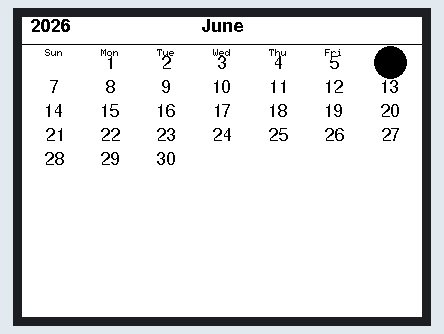
A sketch run on a simulated Arduino Uno, built for the host (arithmetic inside an expression is 32-bit, double 64-bit). On the bench: 400×300 colour display. What the sketch prints to the serial monitor is not drawn.

Above: at 15.1 s.

The sketch:

GxEPD2_Calendar.ino
```cpp
#define ENABLE_GxEPD2_GFX 0
#include <GxEPD2_BW.h>
#include <GxEPD2_3C.h>
#include <GxEPD2_4C.h>
#include <GxEPD2_7C.h>
 #include "monthly_calendar.h"
void setup() {
  Serial.begin(115200);
  Serial.println("setup");
  gfx.init(115200, true, 2, false); // USE THIS for Waveshare boards with "clever" reset circuit, 2ms reset pulse\
  delay(2000);
  showCalendar();
  Serial.println("setup done");
  gfx.end();
}

void loop() {
}
```

monthly_calendar.h
```cpp
//https://github.com/adafruit/Adafruit_Learning_System_Guides/tree/main/Airlift_ePaper_Calendar
#include "RTClib.h"
#define ENABLE_GxEPD2_GFX 0
#include <GxEPD2_BW.h>
#include <GxEPD2_3C.h>
#include <GxEPD2_4C.h>
#include <GxEPD2_7C.h>
// #include <WiFiNINA.h>
#include <Fonts/FreeSans9pt7b.h>
#include <Fonts/FreeSansBold9pt7b.h>
#include <Fonts/FreeSansBold12pt7b.h>
#include <Fonts/FreeSerifBold12pt7b.h>
#define BUSY_Pin 0
#define RST_Pin 3
#define DC_Pin 2
#define CS_Pin 1
// Define SPI pins
#define SPI_MISO -1
#define SPI_MOSI 6
#define SPI_SCK 4
#define SPI_CS -1
// can use only half buffer size
GxEPD2_3C<GxEPD2_420c, GxEPD2_420c::HEIGHT / 2> gfx(GxEPD2_420c(/*CS=15*/ CS_Pin, /*DC=4*/ DC_Pin, /*RST=2*/ RST_Pin, /*BUSY=5*/ BUSY_Pin));  // GDEW042Z15 400x300, UC8176 (IL0398)
//GxEPD2_3C<GxEPD2_420c_Z21, GxEPD2_420c_Z21::HEIGHT / 2> display(GxEPD2_420c_Z21(/*CS=15*/ SS, /*DC=4*/ 4, /*RST=2*/ 2, /*BUSY=5*/ 5)); // GDEQ042Z21 400x300, UC8276
//GxEPD2_3C<GxEPD2_420c_GDEY042Z98, GxEPD2_420c_GDEY042Z98::HEIGHT> display(GxEPD2_420c_GDEY042Z98(/*CS=15*/ SS, /*DC=4*/ 4, /*RST=2*/ 2, /*BUSY=5*/ 5)); // GDEY042Z98 400x300, SSD1683 (no inking)
enum dayhighlight { RedCircle,
                    BlackCircle,
                    Bold,
                    None };
// pick one of these options for displaying the current day in the current month
// const char *wifi_ssid = "iPG";
// const char *wifi_password = "0888484822";
// const char *aio_username = "AIO_USERNAME";
// const char *aio_key = "AIO_KEY";
// // WiFiSSLClient client;
dayhighlight currentday = RedCircle;
//dayhighlight currentday = BlackCircle;
//dayhighlight currentday = Bold;
//dayhighlight currentday = None;
struct tm *today;
struct tm *pickdate = new struct tm;
bool isLeapYear(int year) {
  if (((year % 4 == 0) && (year % 100 != 0)) || (year % 400 == 0))
    return true;
  return false;
}

int getDaysInMonth(int month, int year) {
  int daysInMonth[12] = { 31, 28, 31, 30, 31, 30, 31, 31, 30, 31, 30, 31 };
  if (month != 2)
    return daysInMonth[(month - 1) % 12];
  if (isLeapYear(year))
    return 29;
  return 28;
}

int getDayOfWeek(int year, int month, int day) {
  uint16_t months[] = {
    0, 31, 59, 90, 120, 151, 181, 212, 243, 273, 304, 334, 365
  };  // days until 1st of month

  uint32_t days = year * 365;  // days until year
  for (uint16_t i = 4; i < year; i += 4)
    if (isLeapYear(i)) days++;  // adjust leap years, test only multiple of 4 of course

  days += months[month - 1] + day;              // add the days of this year
  if ((month > 2) && isLeapYear(year)) days++;  // adjust 1 if this year is a leap year, but only after febr

  // make Sunday 0
  days--;
  if (days < 0)
    days += 7;
  return days % 7;  // remove all multiples of 7
}

void drawCalendar(struct tm *today, struct tm *pickdate) {
  char *dows[7] = { "Sunday", "Monday", "Tuesday", "Wednesday", "Thursday", "Friday", "Saturday" };
  char *months[12] = { "January", "February", "March", "April", "May", "June", "July", "August", "September", "October", "November", "December" };

  pickdate->tm_wday = getDayOfWeek(pickdate->tm_year, pickdate->tm_mon, pickdate->tm_mday);

  Serial.println("drawing calendar for " + String(months[pickdate->tm_mon - 1]) + " " + String(pickdate->tm_year));

  // draw calendar
  String stryear = String(pickdate->tm_year);
  gfx.setCursor(8, 14);
  gfx.print(stryear);

  String strmonth = months[pickdate->tm_mon - 1];

  int daysinmonth = getDaysInMonth(pickdate->tm_mon, pickdate->tm_year);
  gfx.setTextColor(GxEPD_BLACK);
  gfx.setFont(&FreeSansBold9pt7b);
  int16_t fx, fy;
  uint16_t w, h;
  gfx.getTextBounds((char *)strmonth.c_str(), 0, 0, &fx, &fy, &w, &h);

  gfx.setCursor((gfx.width() - w) / 2, 14);
  gfx.print(strmonth);

  int curday = pickdate->tm_mday - pickdate->tm_wday;
  while (curday > 1)
    curday -= 7;

  int x = 0;
  int y = 40;
  for (int i = 0; i < 7; i++) {
    x = 4 + i * (gfx.width() - 8) / 7;
    gfx.setTextColor(GxEPD_BLACK);
    gfx.setFont();
    gfx.getTextBounds(String(dows[i]).substring(0, 3), 0, 0, &fx, &fy, &w, &h);
    gfx.setCursor(x + (gfx.width() / 7 - w) / 2, y - 8);
    gfx.print(String(dows[i]).substring(0, 3));
  }
  gfx.drawLine(0, 27, gfx.width(), 27, GxEPD_BLACK);
  y = 45;
  while (curday <= daysinmonth) {
    for (int i = 0; i < 7; i++) {
      x = 4 + i * (gfx.width() - 8) / 7;
      if (curday >= 1 && curday <= daysinmonth) {
        gfx.setCursor(x, y);
        gfx.setTextColor(GxEPD_BLACK);
        gfx.setFont(&FreeSans9pt7b);
        int16_t fx, fy;
        uint16_t w, h;
        String strday = String(curday);
        if ((today->tm_year == pickdate->tm_year) && (today->tm_mon == pickdate->tm_mon) && (curday == pickdate->tm_mday)) {
          if (currentday != None) {
            gfx.setFont(&FreeSansBold9pt7b);
          }
          if (currentday == BlackCircle) {
            //gfx.setTextColor(EPD_INVERSE);
            gfx.fillCircle(x + (gfx.width() - 8) / 7 / 2, y, 16, GxEPD_BLACK);
          } else if (currentday == RedCircle) {
            gfx.setTextColor(GxEPD_BLACK);
            gfx.fillCircle(x + (gfx.width() - 8) / 7 / 2, y, 16, GxEPD_BLACK);
          }
        }
        gfx.getTextBounds(strday.c_str(), 0, 0, &fx, &fy, &w, &h);
        gfx.setCursor(x + (gfx.width() - 8) / 7 / 2 - w / 2 - fx, y + h / 2);
        //gfx.setColorBuffer(1, true);  // red is inverted
        gfx.print(curday);
        //gfx.setColorBuffer(1, false);  // red is not inverted
      }
      curday++;
    }
    y += 24;
  }
  Serial.println("display update completed");
}

#define SERVER "io.adafruit.com"
#define PATH "/api/v2/%s/integrations/time/strftime?x-aio-key=%s"
// our strftime is %Y-%m-%d %H:%M:%S.%L %j %u %z %Z see http://strftime.net/ for decoding details
// See https://apidock.com/ruby/DateTime/strftime for full options
#define TIME_SERVICE_STRFTIME "&fmt=%25Y-%25m-%25d+%25H%3A%25M%3A%25S.%25L+%25j+%25u+%25z+%25Z"
void *wget(const char *host, const char *path, int port, char *buff) {
  // if (client.connect(host, port)) {
  //   Serial.println("connected to server");
  //   // Make a HTTP request:
  //   // Using HTTP/1.1 to avoid "Transfer-Encoding: chunked" reply
  //   client.println(String("GET ") + path + String(" HTTP/1.0"));
  //   client.println("Host: " + String(host));
  //   client.println("Connection: close");
  //   client.println();

  //   uint32_t bytes = 0;
  //   int capturepos = 0;
  //   bool capture = false;
  //   int linelength = 0;
  //   char lastc = '\0';
  //   while (true) {
  //     while (client.available()) {
  //       char c = client.read();
  //       if ((c == '\n') && (lastc == '\r')) {
  //         if (linelength == 0) {
  //           capture = true;
  //         }
  //         linelength = 0;
  //       } else if (capture) {
  //         buff[capturepos++] = c;
  //         //Serial.write(c);
  //       } else {
  //         if ((c != '\n') && (c != '\r'))
  //           linelength++;
  //       }
  //       lastc = c;
  //       bytes++;
  //     }

  //     // if the server's disconnected, stop the client:
  //     if (!client.connected()) {
  //       //Serial.println();
  //       Serial.println("disconnecting from server.");
  //       client.stop();
  //       buff[capturepos] = '\0';
  //       Serial.println("read " + String(bytes) + " bytes");
  //       Serial.println("captured " + String(capturepos) + " bytes");
  //       break;
  //     }
  //   }
  // }
}
struct tm *getDate(bool force = false) {
  static tm date;
  date.tm_year = 2026;
  date.tm_mon = 06;
  date.tm_mday = 06;
  date.tm_wday = 2;
  date.tm_hour = 1;
  date.tm_min = 1;
  date.tm_sec = 1;
  return &date;
  // char buff[500];
  // char pathbuff[500];
  // sprintf(pathbuff, PATH, aio_username, aio_key);
  // String path = String(pathbuff) + String(TIME_SERVICE_STRFTIME);
  //Serial.println(String("path to check: " ) + String(SERVER) + path);
  // wget(SERVER, path.c_str(), 443, buff);
  // Serial.println("wget got: " + String(buff));
  // String datestr = String(buff);
  // date.tm_year = atoi(datestr.substring(0, 4).c_str());
  // date.tm_mon = atoi(datestr.substring(5, 7).c_str());
  // date.tm_mday = atoi(datestr.substring(8, 10).c_str());
  // date.tm_wday = atoi(datestr.substring(28, 29).c_str());
  // date.tm_hour = atoi(datestr.substring(11, 13).c_str());
  // date.tm_min = atoi(datestr.substring(14, 16).c_str());
  // date.tm_sec = atoi(datestr.substring(17, 19).c_str());
  // return &date;
}

void showCalendar() {
  gfx.setFont(&FreeSansBold9pt7b);
  gfx.setTextColor(GxEPD_BLACK);
  gfx.setFullWindow();
  today = getDate();
  Serial.println("today is " + String(today->tm_mon) + "/" + String(today->tm_mday) + "/" + String(today->tm_year));
  pickdate->tm_year = today->tm_year;
  pickdate->tm_mon = today->tm_mon;
  pickdate->tm_mday = today->tm_mday;
  pickdate->tm_hour = today->tm_hour;
  pickdate->tm_min = today->tm_min;
  pickdate->tm_sec = today->tm_sec;
  gfx.firstPage();
  do {
    gfx.fillScreen(GxEPD_WHITE);
    drawCalendar(today, pickdate);
  } while (gfx.nextPage());
  delay(2000);
}
```
